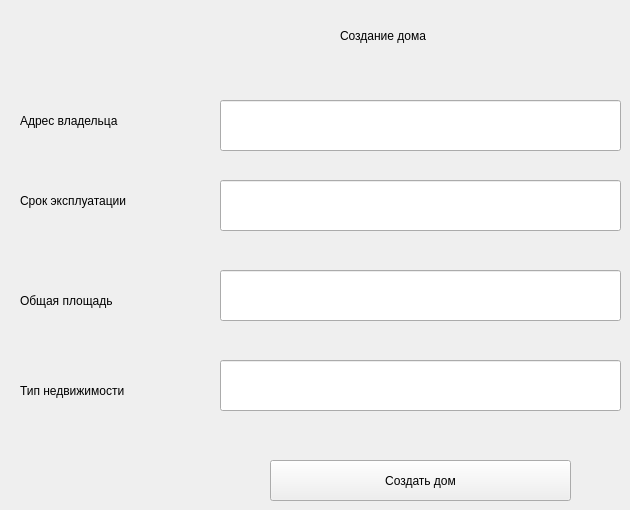
    <widget class="QWidget" name="tab_2">
     <attribute name="title">
      <string>Админ</string>
     </attribute>
     <widget class="QLineEdit" name="lineEdit_10">
      <property name="geometry">
       <rect>
        <x>220</x>
        <y>180</y>
        <width>401</width>
        <height>51</height>
       </rect>
      </property>
      <property name="toolTip">
       <string>Срок эксплуатации</string>
      </property>
      <property name="text">
       <string/>
      </property>
     </widget>
     <widget class="QLineEdit" name="lineEdit_15">
      <property name="geometry">
       <rect>
        <x>220</x>
        <y>270</y>
        <width>401</width>
        <height>51</height>
       </rect>
      </property>
      <property name="toolTip">
       <string>Общая площадь</string>
      </property>
      <property name="text">
       <string/>
      </property>
     </widget>
     <widget class="QLineEdit" name="lineEdit_16">
      <property name="geometry">
       <rect>
        <x>220</x>
        <y>360</y>
        <width>401</width>
        <height>51</height>
       </rect>
      </property>
      <property name="toolTip">
       <string>Тип недвижимости</string>
      </property>
      <property name="text">
       <string/>
      </property>
     </widget>
     <widget class="QLineEdit" name="lineEdit_17">
      <property name="geometry">
       <rect>
        <x>220</x>
        <y>100</y>
        <width>401</width>
        <height>51</height>
       </rect>
      </property>
      <property name="toolTip">
       <string>Адрес владельца</string>
      </property>
      <property name="text">
       <string/>
      </property>
     </widget>
     <widget class="QPushButton" name="pushButton_3">
      <property name="geometry">
       <rect>
        <x>270</x>
        <y>460</y>
        <width>301</width>
        <height>41</height>
       </rect>
      </property>
      <property name="autoFillBackground">
       <bool>false</bool>
      </property>
      <property name="styleSheet">
       <string notr="true">color-background: red;</string>
      </property>
      <property name="inputMethodHints">
       <set>Qt::ImhNone</set>
      </property>
      <property name="text">
       <string>Создать дом</string>
      </property>
      <property name="checkable">
       <bool>false</bool>
      </property>
      <property name="autoRepeatDelay">
       <number>300</number>
      </property>
     </widget>
     <widget class="QLabel" name="label_12">
      <property name="geometry">
       <rect>
        <x>340</x>
        <y>20</y>
        <width>191</width>
        <height>31</height>
       </rect>
      </property>
      <property name="styleSheet">
       <string notr="true">font: 18pt &quot;Niagara Engraved&quot;;</string>
      </property>
      <property name="text">
       <string>Создание дома</string>
      </property>
     </widget>
     <widget class="QLabel" name="label_40">
      <property name="geometry">
       <rect>
        <x>20</x>
        <y>100</y>
        <width>181</width>
        <height>41</height>
       </rect>
      </property>
      <property name="styleSheet">
       <string notr="true">font: 14pt &quot;MS Shell Dlg 2&quot;;</string>
      </property>
      <property name="text">
       <string>Адрес владельца</string>
      </property>
     </widget>
     <widget class="QLabel" name="label_45">
      <property name="geometry">
       <rect>
        <x>20</x>
        <y>370</y>
        <width>171</width>
        <height>41</height>
       </rect>
      </property>
      <property name="styleSheet">
       <string notr="true">font: 14pt &quot;MS Shell Dlg 2&quot;;</string>
      </property>
      <property name="text">
       <string>Тип недвижимости</string>
      </property>
     </widget>
     <widget class="QLabel" name="label_77">
      <property name="geometry">
       <rect>
        <x>20</x>
        <y>280</y>
        <width>161</width>
        <height>41</height>
       </rect>
      </property>
      <property name="styleSheet">
       <string notr="true">font: 14pt &quot;MS Shell Dlg 2&quot;;</string>
      </property>
      <property name="text">
       <string>Общая площадь</string>
      </property>
     </widget>
     <widget class="QLabel" name="label_78">
      <property name="geometry">
       <rect>
        <x>20</x>
        <y>180</y>
        <width>171</width>
        <height>41</height>
       </rect>
      </property>
      <property name="styleSheet">
       <string notr="true">font: 14pt &quot;MS Shell Dlg 2&quot;;</string>
      </property>
      <property name="text">
       <string>Срок эксплуатации</string>
      </property>
     </widget>
    </widget>
